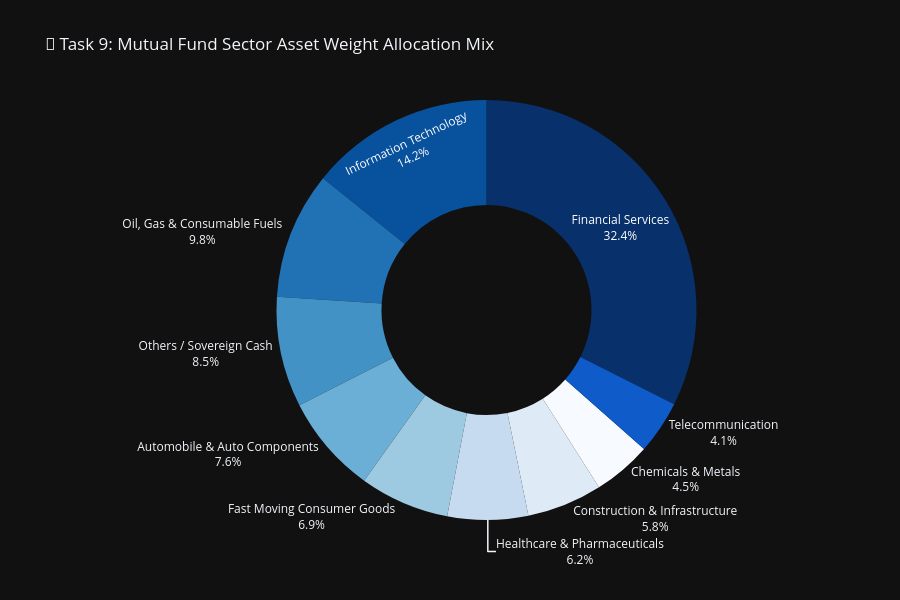

This figure's notebook cell:
### Code cell
import pandas as pd
import plotly.express as px

# 1. Compile industry sector standard weight allocations across equity holdings
sector_weights = {
    'Financial Services': 32.4,
    'Information Technology': 14.2,
    'Oil, Gas & Consumable Fuels': 9.8,
    'Automobile & Auto Components': 7.6,
    'Fast Moving Consumer Goods': 6.9,
    'Healthcare & Pharmaceuticals': 6.2,
    'Construction & Infrastructure': 5.8,
    'Chemicals & Metals': 4.5,
    'Telecommunication': 4.1,
    'Others / Sovereign Cash': 8.5
}

sector_df = pd.DataFrame(list(sector_weights.items()), columns=['Sector', 'Weight_Percentage'])

# 2. Plot the interactive Donut Chart using a clean native string palette
fig_donut = px.pie(
    sector_df, 
    values='Weight_Percentage', 
    names='Sector', 
    title='🍩 Task 9: Mutual Fund Sector Asset Weight Allocation Mix',
    hole=0.5,
    color_discrete_sequence=px.colors.sequential.Blues_r  # Stable built-in color string array
)

fig_donut.update_traces(textinfo='percent+label')
fig_donut.update_layout(
    template='plotly_dark',
    showlegend=False,
    height=600
)

fig_donut.show()

### Figure 1 — Plotly figure (JSON) as saved in the notebook; plotly's stock layout.template omitted (floating-point values rounded to 4 significant figures)
{"data": [{"domain": {"x": [0, 1], "y": [0, 1]}, "hole": 0.5, "hovertemplate": "Sector=%{label}<br>Weight_Percentage=%{value}<extra></extra>", "labels": ["Financial Services", "Information Technology", "Oil, Gas & Consumable Fuels", "Automobile & Auto Components", "Fast Moving Consumer Goods", "Healthcare & Pharmaceuticals", "Construction & Infrastructure", "Chemicals & Metals", "Telecommunication", "Others / Sovereign Cash"], "legendgroup": "", "name": "", "showlegend": true, "textinfo": "percent+label", "type": "pie", "values": [32.4, 14.2, 9.8, 7.6, 6.9, 6.2, 5.8, 4.5, 4.1, 8.5]}], "layout": {"height": 600, "legend": {"tracegroupgap": 0}, "piecolorway": ["rgb(8,48,107)", "rgb(8,81,156)", "rgb(33,113,181)", "rgb(66,146,198)", "rgb(107,174,214)", "rgb(158,202,225)", "rgb(198,219,239)", "rgb(222,235,247)", "rgb(247,251,255)"], "showlegend": false, "title": {"text": "🍩 Task 9: Mutual Fund Sector Asset Weight Allocation Mix"}}}
